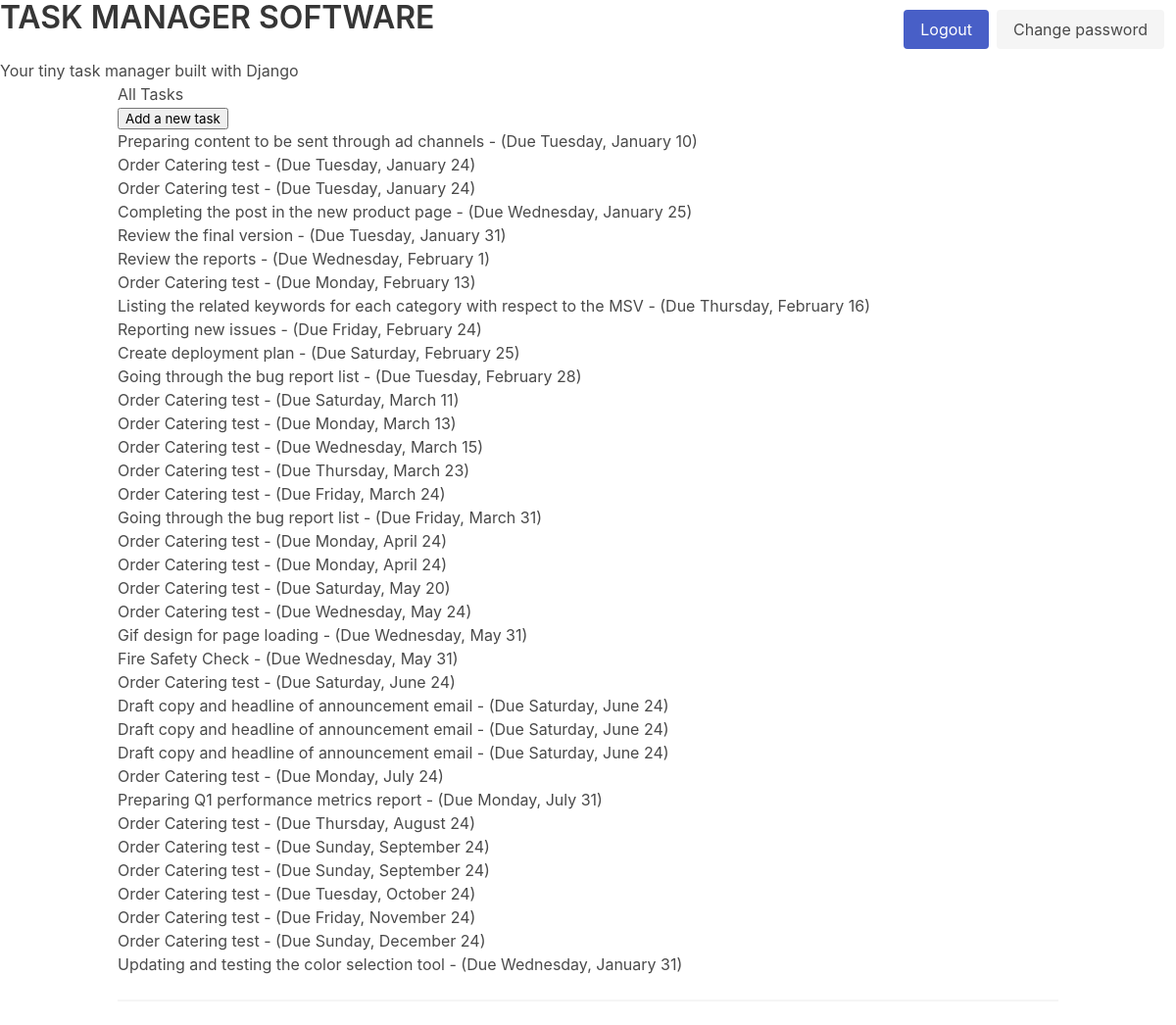
The app's page / (signed in), older data.
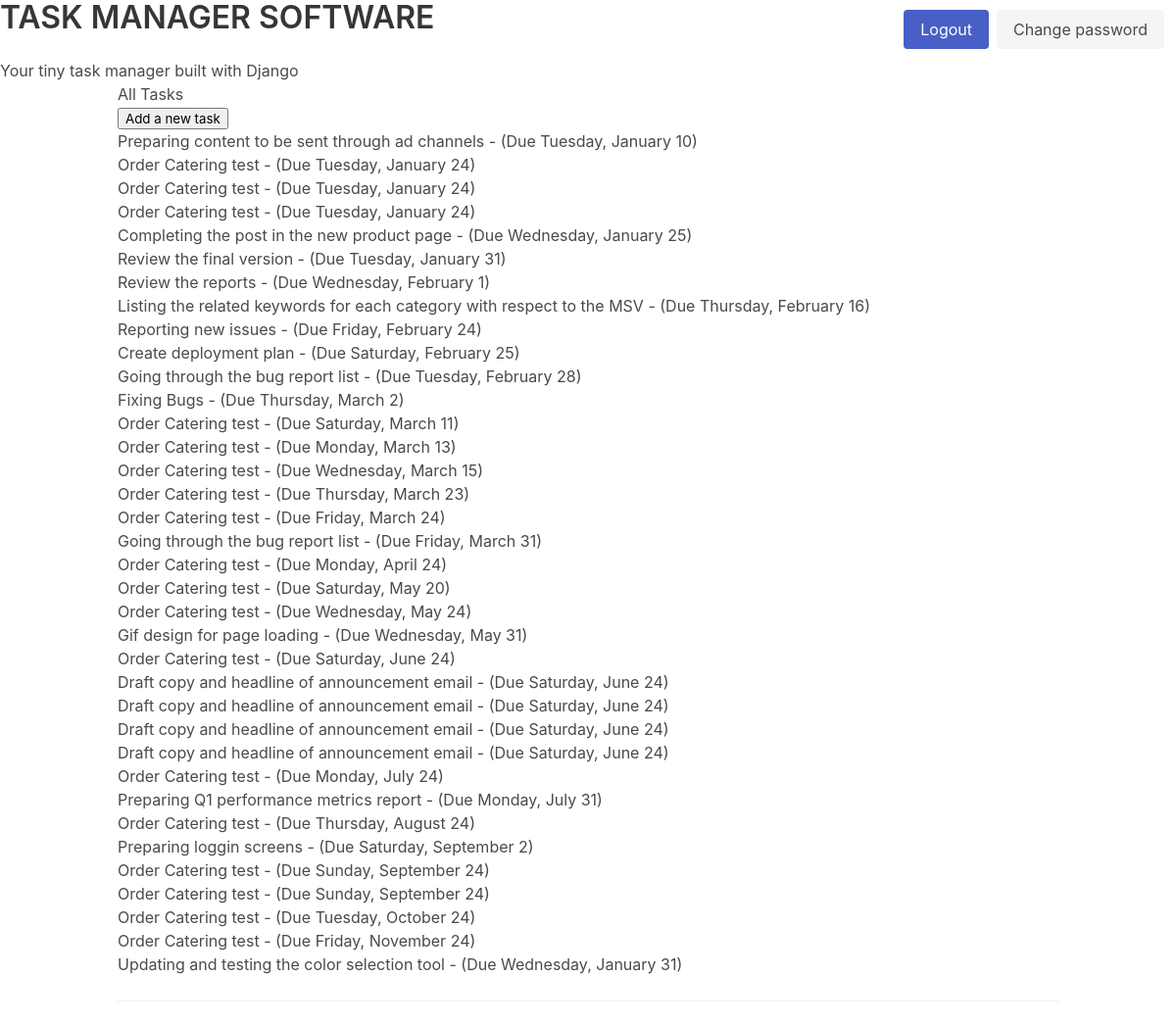
The same page, newer data.
### task_app/models.py (models this page shows, shortened)
class TaskItem(models.Model):
    title = models.CharField(max_length=100)
    description = models.TextField(null=True, blank=True)
    created_date = models.DateTimeField(auto_now_add=True)
    start_date = models.DateTimeField(default=timezone.now)
    due_date = models.DateTimeField(default=one_week_hence)
    class Meta:
        ordering = ["due_date"]

### task_app/views.py (the view)
# urls.py: path("", views.ItemListView.as_view(), name="index"),
class ItemListView(ListView):
    model = TaskItem
    template_name = "task_app/index.html"
    @method_decorator(login_required)
    def dispatch(self, *args, **kwargs):
        return super(ItemListView, self).dispatch(*args, **kwargs)

### task_app/templates/task_app/index.html (shortened to what this page needs)
{% extends "base.html" %}
{% block content %}
{% if object_list %}
<h3>All Tasks</h3>
{% endif %}
<p>
    <input
            value="Add a new task"
            type="button"
            onclick="location.href='{% url "task-add" %}'"/>
</p>
<ul>
    {% for task in object_list %}
    <li >
        <div>
            <div
                    role="button"
                    onclick="location.href=
                        '{% url "item-update" task.id %}'">
                    {{ task.title }} -
                    (Due {{ task.due_date | date:"l, F j" }})
            </div>
        </div>
    </li>
    {% endfor %}
</ul>
<hr>
{% endblock %}

### templates/base.html (shortened to what this page needs)
<!doctype html>
<html lang="en">
    <head>
        <link rel="stylesheet"
        href="https://cdn.jsdelivr.net/npm/bulma@0.9.3/css/bulma.min.css">
        <link rel="stylesheet" href="https://cdn.simplecss.org/simple.min.css">
    </head>
    <body>
    <nav class="navbar" role="navigation" aria-label="main navigation">
        <div class="navbar-brand">
      <h1 class="title">TASK MANAGER SOFTWARE</h1>
    </div>
    <div id="navbarBasicExample" class="navbar-menu">
    <div class="navbar-end">
      <div class="navbar-item">
        <div class="buttons">
            {% if user.is_authenticated %}
                <a class="button is-link" href="{% url 'logout' %}">Logout</a>
                <a class="button is-light" href="{% url 'password_change' %}">Change password</a>
            {% endif %}
        </div>
      </div>
    </div>
  </div>
</nav>
    <section>
        <div>
            <p>
            Your tiny task manager built with Django
            </p>
        </div>
    </section>
        <div class="container">
            <div >
                {% block content %}
                {% endblock content %}
            </div>
        </div>
    </body>
</html>

Row changes from the older to the newer data that the page shows:
removed TaskItem: title "Order Catering test", due_date "Monday, February 13"
removed TaskItem: title "Order Catering test", due_date "Monday, April 24"
removed TaskItem: title "Fire Safety Check", due_date "Wednesday, May 31"
removed TaskItem: title "Order Catering test", due_date "Sunday, December 24"
added TaskItem: title "Order Catering test", due_date "Tuesday, January 24"
added TaskItem: title "Fixing Bugs", due_date "Thursday, March 2"
added TaskItem: title "Draft copy and headline of announcement email", due_date "Saturday, June 24"
added TaskItem: title "Preparing loggin screens", due_date "Saturday, September 2"
